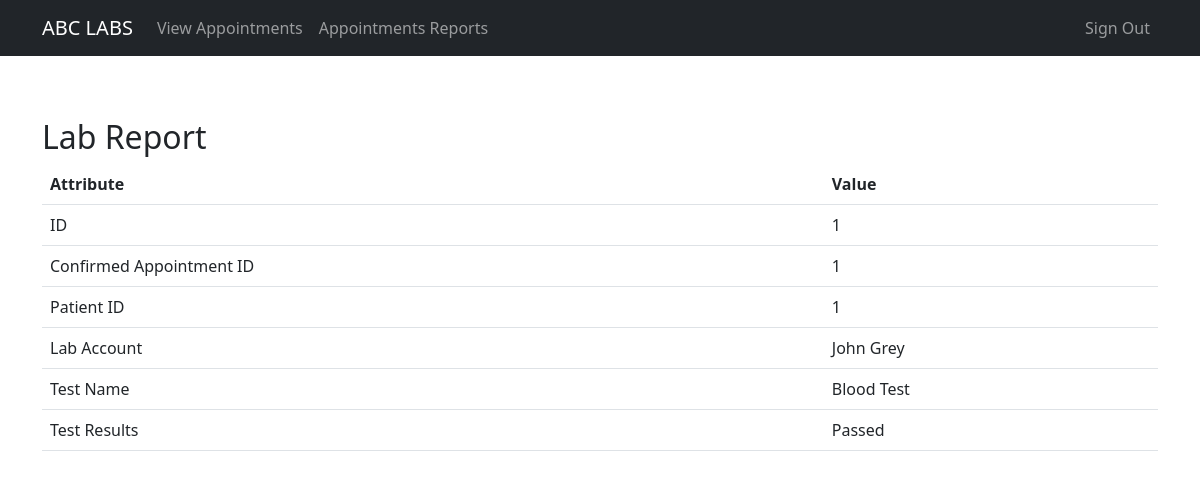
The page /admin/doctor_portal/view_report.php?appointment_id=1 (signed in) on the database its author committed.
### tables this page shows
CREATE TABLE `patienttestresults` (
  `id` int(11) NOT NULL,
  `patient_id` int(11) DEFAULT NULL,
  `labaccount_id` int(11) DEFAULT NULL,
  `confirmed_appointment_id` int(11) DEFAULT NULL,
  `TestName` varchar(100) DEFAULT NULL,
  `TestResults` varchar(255) DEFAULT NULL,
  `PDFReport` longblob DEFAULT NULL
);

CREATE TABLE `labaccount` (
  `id` int(11) NOT NULL,
  `fullname` varchar(100) NOT NULL,
  `username` varchar(100) NOT NULL,
  `password` varchar(100) NOT NULL,
  `access_level` enum('admin','doctors','receptionist','technician') NOT NULL
);

### admin/doctor_portal/view_report.php (the view, shortened to what this page needs)
<?php
include('../../functional/db.php');
$appointment_id = $_GET['appointment_id'];
$query = "SELECT ptr.*, la.fullname AS account_name
          FROM patienttestresults ptr
          INNER JOIN labaccount la ON ptr.labaccount_id = la.id
          WHERE ptr.confirmed_appointment_id = ?";
$stmt = mysqli_prepare($connection, $query);
mysqli_stmt_bind_param($stmt, "i", $appointment_id);
mysqli_stmt_execute($stmt);
$result = mysqli_stmt_get_result($stmt);
$row = mysqli_fetch_assoc($result);
?>
<!DOCTYPE html>
<html lang="en">
<head>
    <link href="https://cdn.jsdelivr.net/npm/bootstrap@5.3.0-alpha1/dist/css/bootstrap.min.css" rel="stylesheet">
</head>
<body>
    <?php include('main/nav.php'); ?>
    <div class="container mt-5">
        <h2>Lab Report</h2>
        <table class="table">
            <tr>
                <th>Attribute</th>
                <th>Value</th>
            </tr>
            <tr>
                <td>ID</td>
                <td><?php echo $row['id']; ?></td>
            </tr>
            <tr>
                <td>Confirmed Appointment ID</td>
                <td><?php echo $row['confirmed_appointment_id']; ?></td>
            </tr>
            <tr>
                <td>Patient ID</td>
                <td><?php echo $row['patient_id']; ?></td>
            </tr>
            <tr>
                <td>Lab Account</td>
                <td><?php echo $row['account_name']; ?></td>
            </tr>
            <tr>
                <td>Test Name</td>
                <td><?php echo $row['TestName']; ?></td>
            </tr>
            <tr>
                <td>Test Results</td>
                <td><?php echo $row['TestResults']; ?></td>
            </tr>
        </table>
    </div>
</body>
</html>

### admin/doctor_portal/main/nav.php (style rules this page uses)
body { padding-top: 70px; }

### rows shown on the page
patienttestresults: id "1", confirmed_appointment "1", patient "1", labaccount.fullname "John Grey", TestName "Blood Test", TestResults "Passed"
